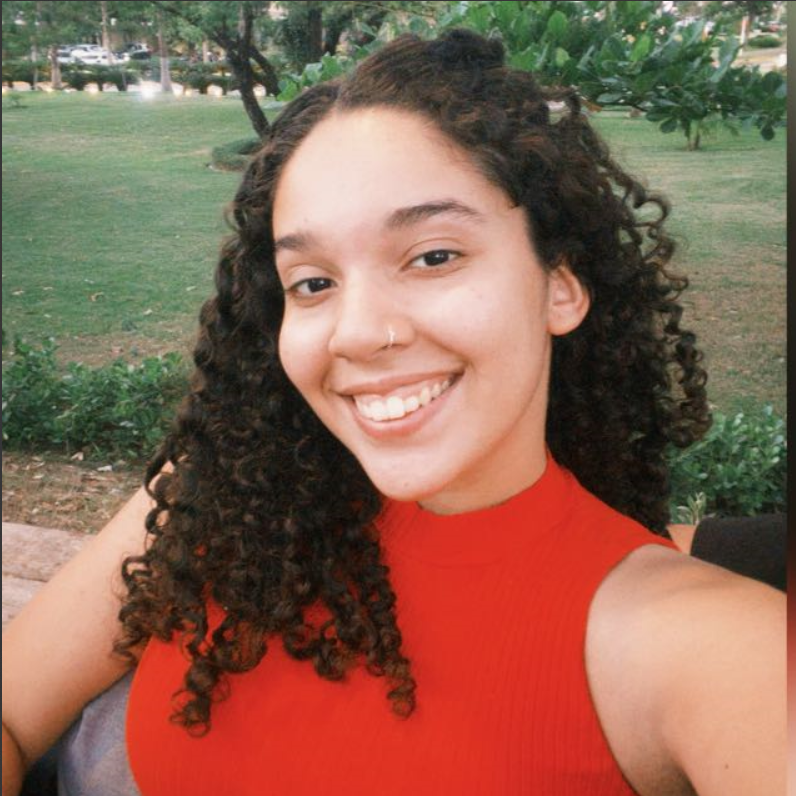
#> input picture Trabalho5_histograma_PI/image1.png, 796 x 796 px
$ python trabalho5_PI.py
#> lines starting #> are read from the running program, lines starting #| are printed output that depends on the picture
#> in carregar_ou_gerar_imagem, `img = cv2.imread(nome_arquivo, cv2.IMREAD_GRAYSCALE)`:
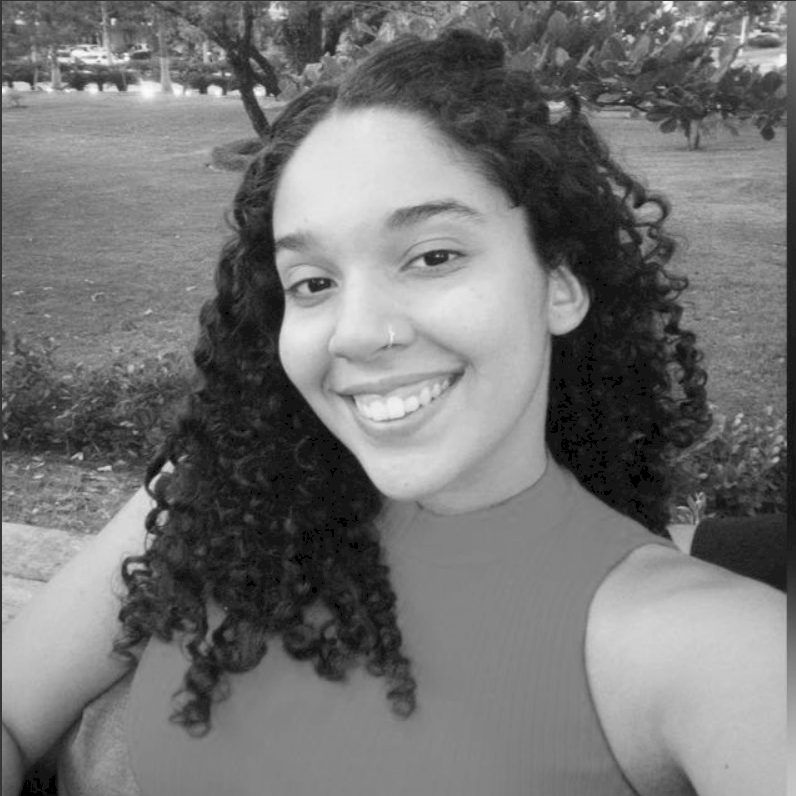
#> img: shape (796, 796); min 0, max 252, mean 116
import cv2
import numpy as np
import matplotlib.pyplot as plt
import time

# =========================================================
# CONFIGURAÇÃO: NOME DO ARQUIVO DE IMAGEM
# =========================================================
NOME_IMAGEM_ENTRADA = "image1.png"
# =========================================================

# -------------------------
# Algoritmo de Equalização de Histograma (completo)
# -------------------------
def equalizar_histograma_completo(imagem_gray):
    """
    Aplica o algoritmo completo de equalização de histograma em uma imagem
    em escala de cinza, sem usar funções prontas de bibliotecas.
    """
    # Passo 1: Calcular o histograma da imagem
    hist = np.zeros(256, dtype=int)
    altura, largura = imagem_gray.shape
#> altura = 796; largura = 796
    for y in range(altura):
        for x in range(largura):
            pixel_value = imagem_gray[y, x]
            hist[pixel_value] += 1
#> after the loop, hist = 256 values, max 28366 at index 21, min 0 at index 1, mean 2475.1

    # Passo 2: Calcular a Função de Distribuição Acumulada (CDF)
    cdf = np.zeros(256, dtype=float)
    cdf[0] = hist[0]
    for i in range(1, 256):
        cdf[i] = cdf[i-1] + hist[i]
#> after the loop, cdf = 256 values from 3257 to 633616

    # Passo 3: Normalizar a CDF
    # O valor máximo da CDF é o número total de pixels na imagem.
    # Normalizamos para o intervalo [0, 255].
    total_pixels = altura * largura
#> total_pixels = 633616
    cdf_normalizada = np.round((cdf / total_pixels) * 255)
#> cdf_normalizada = 256 values from 1 to 255

    # Passo 4: Mapear os pixels da imagem original para os novos valores
    imagem_equalizada = np.zeros_like(imagem_gray, dtype=np.uint8)
    for y in range(altura):
        for x in range(largura):
            pixel_value = imagem_gray[y, x]
            imagem_equalizada[y, x] = cdf_normalizada[pixel_value]
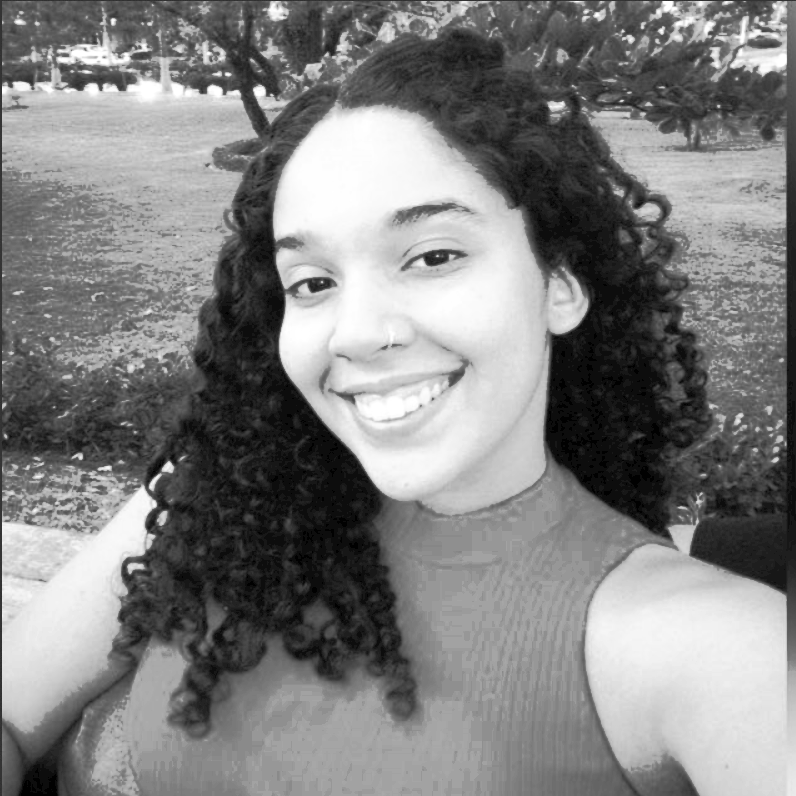
#> imagem_equalizada: shape (796, 796); min 1, max 255, mean 129.1

    return imagem_equalizada

# -------------------------
# Função para carregar ou gerar a imagem
# -------------------------
def carregar_ou_gerar_imagem(nome_arquivo):
    img = cv2.imread(nome_arquivo, cv2.IMREAD_GRAYSCALE)
    if img is None:
        print(f"Arquivo '{nome_arquivo}' não encontrado. Gerando uma imagem de teste...")
        img_teste = np.zeros((256, 256), dtype=np.uint8)
        cv2.rectangle(img_teste, (0, 0), (256, 256), 50, -1)
        cv2.rectangle(img_teste, (50, 50), (200, 200), 120, -1)
        cv2.circle(img_teste, (128, 128), 50, 180, -1)

        cv2.imwrite(nome_arquivo, img_teste)
        img = cv2.imread(nome_arquivo, cv2.IMREAD_GRAYSCALE)

    return img

# -------------------------
# Execução Principal
# -------------------------
if __name__ == "__main__":

    img_gray = carregar_ou_gerar_imagem(NOME_IMAGEM_ENTRADA)
    if img_gray is None:
        exit()

    # Aplica a equalização do histograma e mede o tempo
    start_time = time.time()
    img_equalizada = equalizar_histograma_completo(img_gray)
    end_time = time.time()

    tempo_processamento = end_time - start_time

    # Exibe as imagens original e equalizada
    fig, axes = plt.subplots(1, 2, figsize=(10, 5))
    fig.suptitle(f'Equalização de Histograma\nTempo de Processamento: {tempo_processamento:.4f}s', fontsize=16)

    axes[0].imshow(img_gray, cmap='gray')
    axes[0].set_title('Original (Baixo Contraste)')
    axes[0].axis('off')

    axes[1].imshow(img_equalizada, cmap='gray')
    axes[1].set_title('Equalizada (Alto Contraste)')
    axes[1].axis('off')

    plt.tight_layout()
    plt.show()
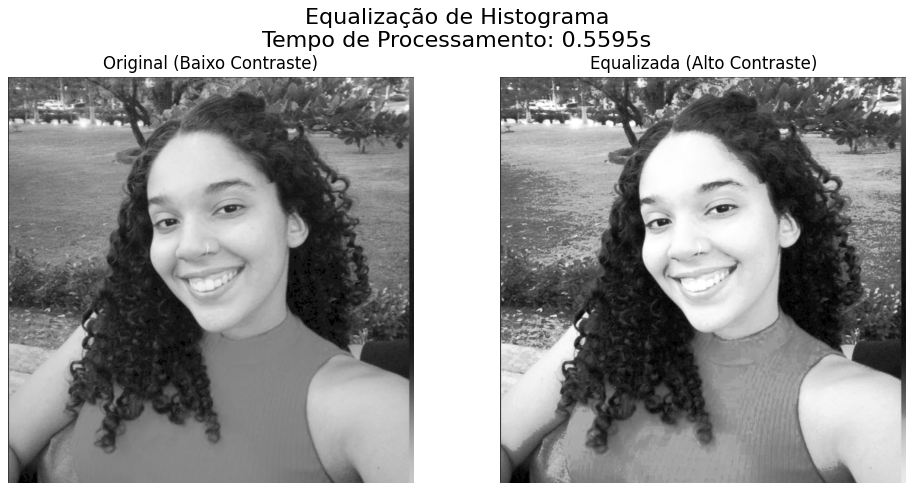
#> figure drawn by matplotlib, 2 panels

$ run again, with Trabalho5_histograma_PI/image2.png copied over Trabalho5_histograma_PI/image1.png
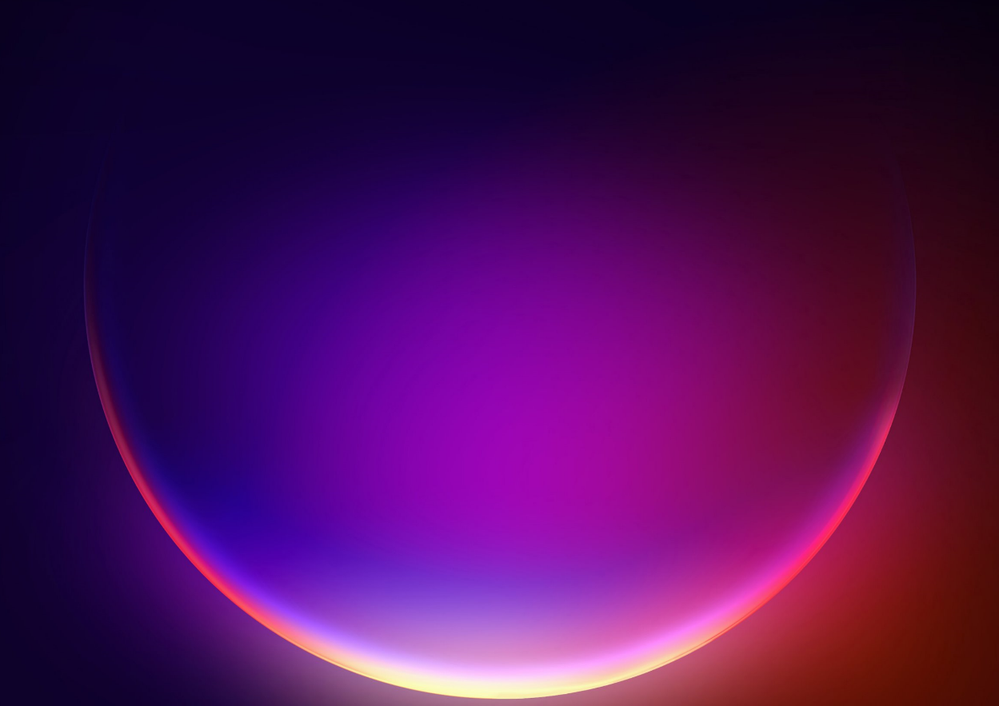
#> input picture Trabalho5_histograma_PI/image2.png, 999 x 706 px, shrunk from 1249 x 883 before the run
#> in carregar_ou_gerar_imagem, `img = cv2.imread(nome_arquivo, cv2.IMREAD_GRAYSCALE)`:
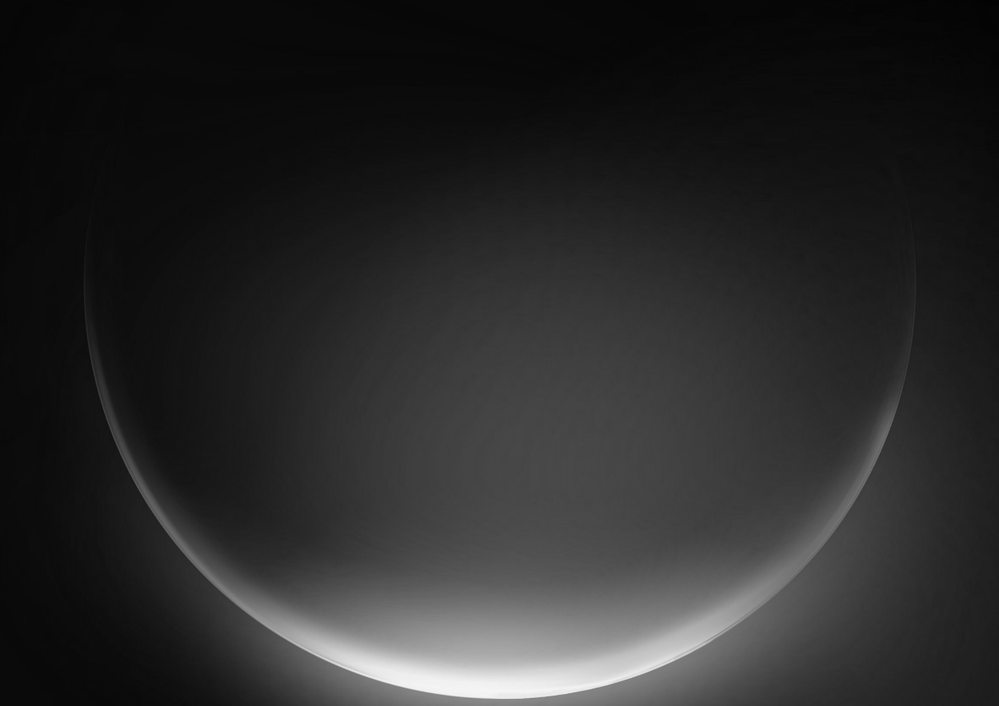
#> img: shape (706, 999); min 3, max 245, mean 41.5
#> after the loop in equalizar_histograma_completo, `for y in range(altura):`: hist = 256 values, max 37841 at index 9, min 0 at index 0, mean 2755.1
#> after the loop in equalizar_histograma_completo, `for i in range(1, 256):`: cdf = 256 values from 0 to 705294
#> cdf_normalizada = 256 values from 0 to 255
#> `plt.show()`:
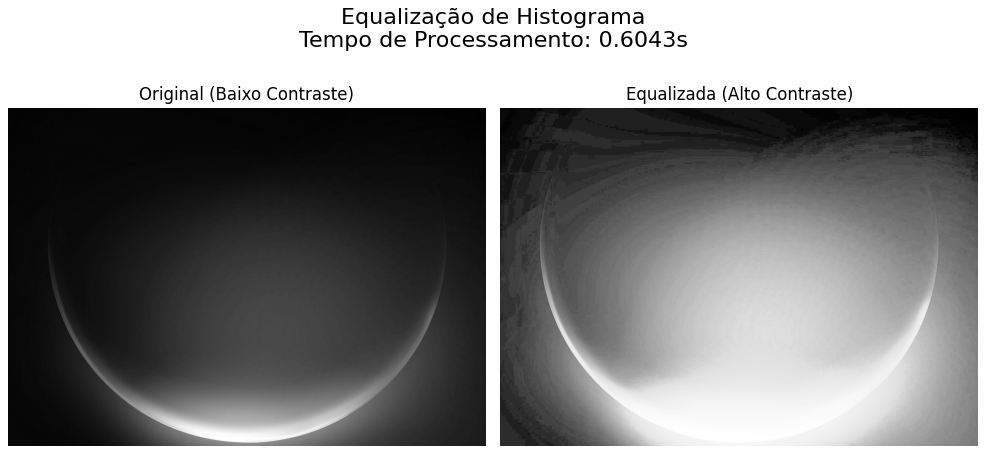
#> figure drawn by matplotlib, 2 panels

$ run again, with Trabalho5_histograma_PI/image3.png copied over Trabalho5_histograma_PI/image1.png
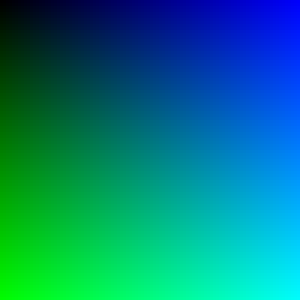
#> input picture Trabalho5_histograma_PI/image3.png, 100 x 100 px (shown 3 times larger)
#> in carregar_ou_gerar_imagem, `img = cv2.imread(nome_arquivo, cv2.IMREAD_GRAYSCALE)`:
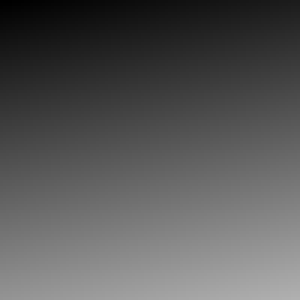
#> img: shape (100, 100) (shown 3 times larger); min 0, max 176, mean 87.7
#> after the loop in equalizar_histograma_completo, `for y in range(altura):`: hist = 256 values, max 71 at index 116, min 0 at index 177, mean 39.06
#> after the loop in equalizar_histograma_completo, `for i in range(1, 256):`: cdf = 256 values from 4 to 10000
#> cdf_normalizada = 256 values from 0 to 255
#> `plt.show()`:
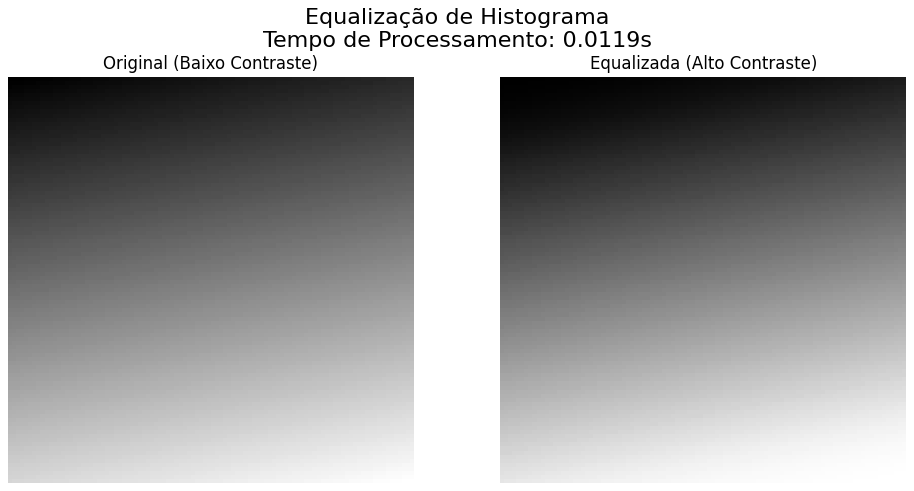
#> figure drawn by matplotlib, 2 panels

$ run again, with Trabalho5_histograma_PI/image4.png copied over Trabalho5_histograma_PI/image1.png
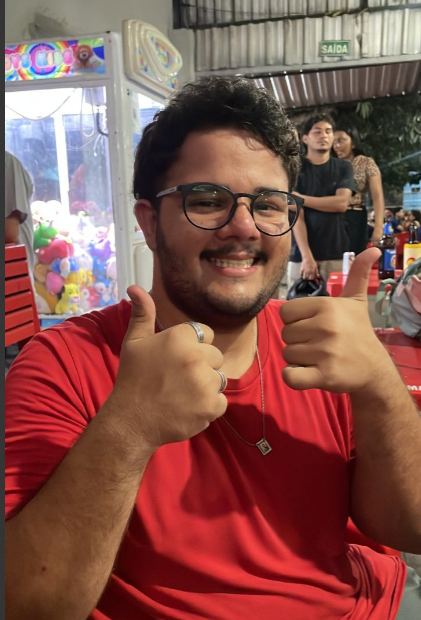
#> input picture Trabalho5_histograma_PI/image4.png, 421 x 620 px
#> in carregar_ou_gerar_imagem, `img = cv2.imread(nome_arquivo, cv2.IMREAD_GRAYSCALE)`:
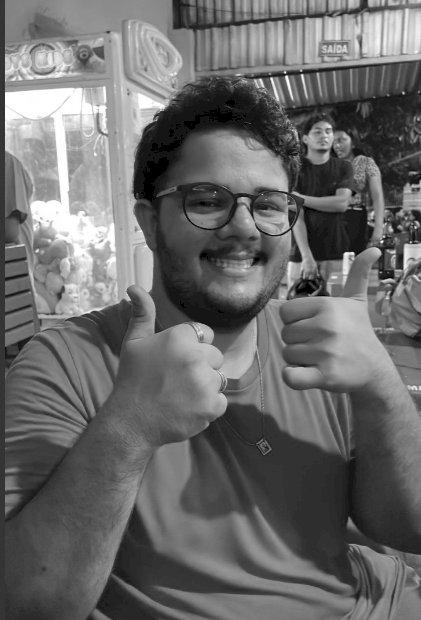
#> img: shape (620, 421); min 0, max 255, mean 106
#> after the loop in equalizar_histograma_completo, `for y in range(altura):`: hist = 256 values, max 7987 at index 50, min 0 at index 1, mean 1019.6
#> after the loop in equalizar_histograma_completo, `for i in range(1, 256):`: cdf = 256 values from 1534 to 261020
#> cdf_normalizada = 256 values from 1 to 255
#> `plt.show()`:
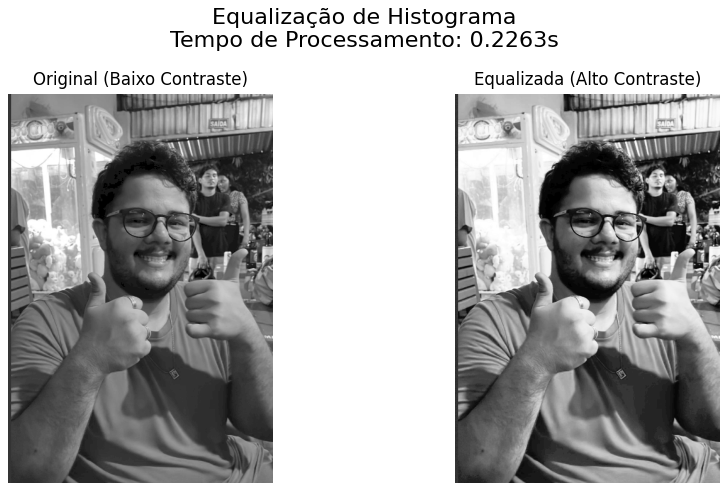
#> figure drawn by matplotlib, 2 panels
